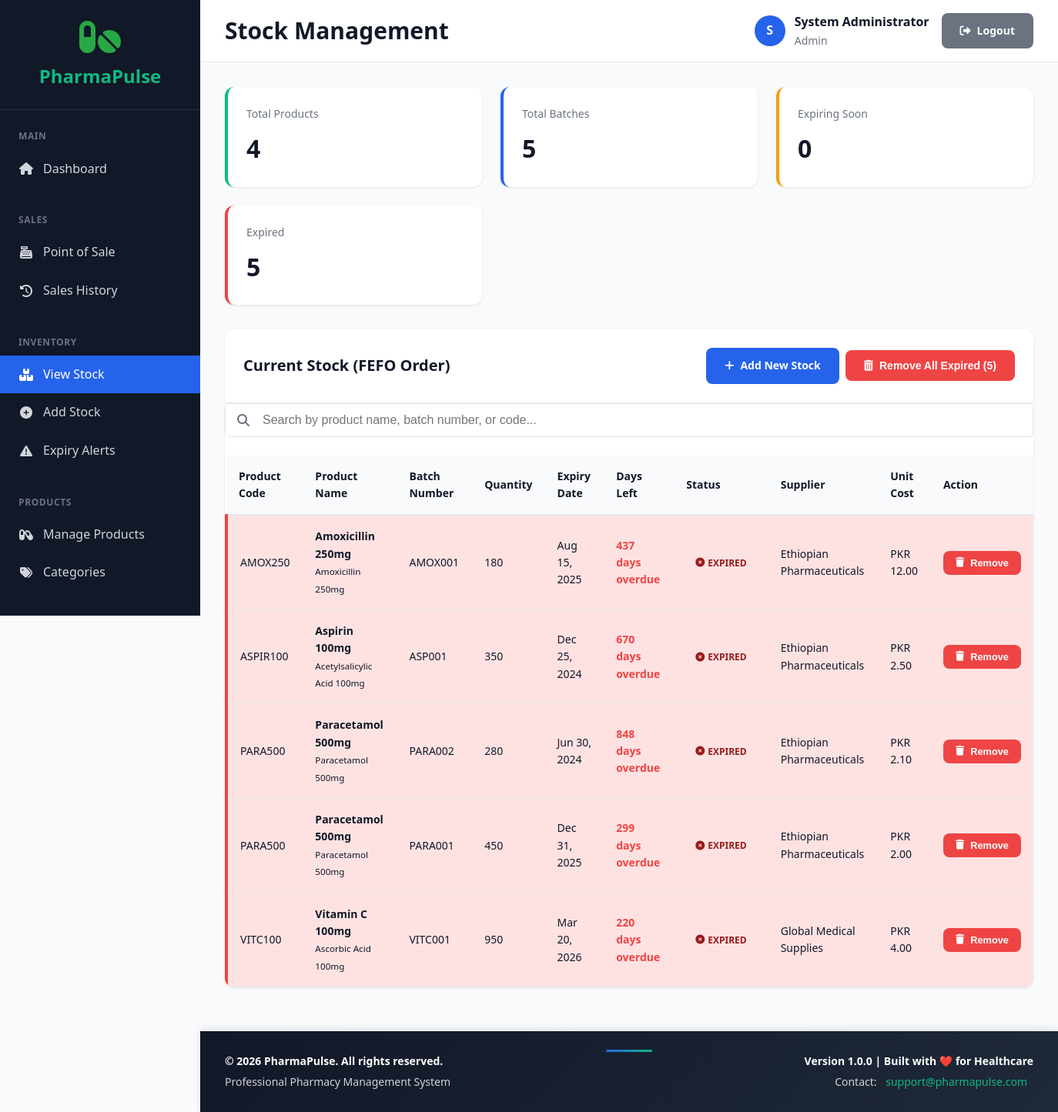
The page /modules/stock/view.php (signed in) on the database its author committed.
### tables this page shows
CREATE TABLE IF NOT EXISTS stock_batches (
    batch_id INT AUTO_INCREMENT PRIMARY KEY,
    product_id INT NOT NULL,
    supplier_id INT NOT NULL,
    batch_number VARCHAR(100) NOT NULL,
    quantity_received INT NOT NULL,
    quantity_remaining INT NOT NULL,
    unit_cost DECIMAL(10,2) NOT NULL,
    expiry_date DATE NOT NULL,
    manufacture_date DATE NULL,
    received_date DATE NOT NULL,
    received_by INT NOT NULL,
    notes TEXT,
    created_at TIMESTAMP DEFAULT CURRENT_TIMESTAMP,
    FOREIGN KEY (product_id) REFERENCES products(product_id) ON DELETE CASCADE,
    FOREIGN KEY (supplier_id) REFERENCES suppliers(supplier_id) ON DELETE RESTRICT,
    FOREIGN KEY (received_by) REFERENCES users(user_id) ON DELETE RESTRICT,
    INDEX idx_product_batch (product_id, batch_number),
    INDEX idx_expiry_date (expiry_date),
    INDEX idx_supplier (supplier_id)
);

CREATE TABLE IF NOT EXISTS products (
    product_id INT AUTO_INCREMENT PRIMARY KEY,
    product_code VARCHAR(50) NOT NULL UNIQUE,
    product_name VARCHAR(200) NOT NULL,
    generic_name VARCHAR(200),
    category_id INT NOT NULL,
    strength VARCHAR(50),
    dosage_form VARCHAR(50),
    unit_price DECIMAL(10,2) NOT NULL,
    reorder_level INT DEFAULT 10,
    requires_prescription BOOLEAN DEFAULT FALSE,
    is_active BOOLEAN DEFAULT TRUE,
    created_at TIMESTAMP DEFAULT CURRENT_TIMESTAMP,
    FOREIGN KEY (category_id) REFERENCES product_categories(category_id) ON DELETE RESTRICT,
    INDEX idx_product_code (product_code),
    INDEX idx_product_name (product_name),
    INDEX idx_category (category_id)
);

CREATE TABLE IF NOT EXISTS suppliers (
    supplier_id INT AUTO_INCREMENT PRIMARY KEY,
    supplier_name VARCHAR(100) NOT NULL,
    contact_person VARCHAR(100),
    phone VARCHAR(20),
    email VARCHAR(100),
    address TEXT,
    is_active BOOLEAN DEFAULT TRUE,
    created_at TIMESTAMP DEFAULT CURRENT_TIMESTAMP,
    INDEX idx_supplier_name (supplier_name)
);

### includes/auth.php (called while the page is built, shortened)
<?php
require_once __DIR__ . '/security.php';
function is_logged_in() {
    return isset($_SESSION['user_id']) && !empty($_SESSION['user_id']);
}
function has_role($required_role) {
    $user_role = $_SESSION['role'];
    if ($user_role === 'admin') {
        return true;
    }
    return $user_role === $required_role;
}

### includes/security.php (called while the page is built, shortened)
<?php
function clean($data) {
    return htmlspecialchars($data, ENT_QUOTES, 'UTF-8');
}

### modules/stock/view.php (the view, shortened to what this page needs)
<?php
$pdo = require __DIR__ . '/../../config/database.php';
require_once __DIR__ . '/../../includes/security.php';
require_once __DIR__ . '/../../includes/auth.php';
require_once __DIR__ . '/../../templates/header.php';
$query = "
    SELECT
        p.product_id,
        p.product_code,
        p.product_name,
        p.generic_name,
        p.strength,
        p.dosage_form,
        pc.category_name,
        sb.batch_id,
        sb.batch_number,
        sb.quantity_remaining,
        sb.expiry_date,
        sb.unit_cost,
        s.supplier_name,
        DATEDIFF(sb.expiry_date, CURDATE()) as days_to_expiry,
        CASE
            WHEN DATEDIFF(sb.expiry_date, CURDATE()) < 0 THEN 'expired'
            WHEN DATEDIFF(sb.expiry_date, CURDATE()) <= 30 THEN 'critical'
            WHEN DATEDIFF(sb.expiry_date, CURDATE()) <= 90 THEN 'warning'
            ELSE 'good'
        END as expiry_status
    FROM stock_batches sb
    INNER JOIN products p ON sb.product_id = p.product_id
    LEFT JOIN product_categories pc ON p.category_id = pc.category_id
    LEFT JOIN suppliers s ON sb.supplier_id = s.supplier_id
    WHERE sb.quantity_remaining > 0
    ORDER BY p.product_name ASC, sb.expiry_date ASC
";
try {
    $stmt = $pdo->query($query);
    $stock_items = $stmt->fetchAll();
} catch (PDOException $e) {
    $error_message = "Error fetching stock data: " . $e->getMessage();
    $stock_items = [];
}
$total_products = count(array_unique(array_column($stock_items, 'product_id')));
$total_batches = count($stock_items);
$expiring_soon = count(array_filter($stock_items, function($item) {
    return $item['expiry_status'] === 'critical' || $item['expiry_status'] === 'warning';
}));
$expired = count(array_filter($stock_items, function($item) {
    return $item['expiry_status'] === 'expired';
}));
?>
<div class="stats-grid">
    <div class="stat-card success">
        <div class="stat-label">Total Products</div>
        <div class="stat-value"><?php echo $total_products; ?></div>
    </div>
    <div class="stat-card">
        <div class="stat-label">Total Batches</div>
        <div class="stat-value"><?php echo $total_batches; ?></div>
    </div>
    <div class="stat-card warning">
        <div class="stat-label">Expiring Soon</div>
        <div class="stat-value"><?php echo $expiring_soon; ?></div>
    </div>
    <div class="stat-card danger">
        <div class="stat-label">Expired</div>
        <div class="stat-value"><?php echo $expired; ?></div>
    </div>
</div>
<div class="card">
    <div class="card-header">
        <h2 class="card-title">Current Stock (FEFO Order)</h2>
        <div class="card-actions">
            <?php if (has_role(['admin', 'pharmacist'])): ?>
            <a href="add.php" class="btn btn-primary">
                <i class="fas fa-plus"></i> Add New Stock
            </a>
            <?php endif; ?>
            <?php if (has_role('admin') && $expired > 0): ?>
            <form method="POST" style="display: inline;" onsubmit="return confirm('Remove ALL expired products? This action cannot be undone!')">
                <button type="submit" class="btn btn-danger">
                    <i class="fas fa-trash-alt"></i> Remove All Expired (<?php echo $expired; ?>)
                </button>
            </form>
            <?php endif; ?>
        </div>
    </div>
    <div class="search-box">
        <i class="fas fa-search search-icon"></i>
        <input type="text"
               id="stockSearch"
               class="form-control"
               placeholder="Search by product name, batch number, or code...">
    </div>
    <div class="table-container">
        <table class="data-table" id="stockTable">
            <thead>
                <tr>
                    <th>Product Code</th>
                    <th>Product Name</th>
                    <th>Batch Number</th>
                    <th>Quantity</th>
                    <th>Expiry Date</th>
                    <th>Days Left</th>
                    <th>Status</th>
                    <th>Supplier</th>
                    <th>Unit Cost</th>
                    <?php if (has_role('admin')): ?>
                    <th>Action</th>
                    <?php endif; ?>
                </tr>
            </thead>
            <tbody>
                <?php foreach ($stock_items as $item): ?>
                <tr class="<?php echo $item['expiry_status'] === 'expired' ? 'expired-row' : ''; ?>">
                    <td><?php echo clean($item['product_code']); ?></td>
                    <td>
                        <strong><?php echo clean($item['product_name']); ?></strong><br>
                        <small><?php echo clean($item['generic_name']); ?>
                               <?php echo clean($item['strength']); ?></small>
                    </td>
                    <td><?php echo clean($item['batch_number']); ?></td>
                    <td><?php echo clean($item['quantity_remaining']); ?></td>
                    <td><?php echo date('M d, Y', strtotime($item['expiry_date'])); ?></td>
                    <td>
                        <?php if ($item['expiry_status'] === 'expired'): ?>
                            <span style="color: var(--danger-color); font-weight: bold;">
                                <?php echo abs($item['days_to_expiry']); ?> days overdue
                            </span>
                        <?php else: ?>
                            <?php echo $item['days_to_expiry']; ?> days
                        <?php endif; ?>
                    </td>
                    <td>
                        <?php
                        $badge_class = [
                            'expired' => 'badge-danger',
                            'critical' => 'badge-danger',
                            'warning' => 'badge-warning',
                            'good' => 'badge-success'
                        ][$item['expiry_status']];
                        $badge_text = [
                            'expired' => 'EXPIRED',
                            'critical' => 'Critical',
                            'warning' => 'Warning',
                            'good' => 'Good'
                        ][$item['expiry_status']];
                        ?>
                        <span class="badge <?php echo $badge_class; ?>">
                            <?php if ($item['expiry_status'] === 'expired'): ?>
                                <i class="fas fa-times-circle"></i>
                            <?php endif; ?>
                            <?php echo $badge_text; ?>
                        </span>
                    </td>
                    <td><?php echo clean($item['supplier_name'] ?? 'N/A'); ?></td>
                    <td>PKR <?php echo number_format($item['unit_cost'], 2); ?></td>
                    <?php if (has_role('admin')): ?>
                    <td>
                        <?php if ($item['expiry_status'] === 'expired'): ?>
                        <form method="POST" style="display: inline;" onsubmit="return confirm('Remove this expired batch? This action cannot be undone!')">
                            <button type="submit" class="btn btn-danger btn-sm">
                                <i class="fas fa-trash"></i> Remove
                            </button>
                        </form>
                        <?php else: ?>
                        <span class="text-muted">-</span>
                        <?php endif; ?>
                    </td>
                    <?php endif; ?>
                </tr>
                <?php endforeach; ?>
            </tbody>
        </table>
    </div>
</div>
<?php require_once __DIR__ . '/../../templates/footer.php'; ?>

### assets/css/main.css (style rules this page uses)
:root { --primary-color: #2563eb; --primary-dark: #1e40af; --secondary-color: #10b981; --danger-color: #ef4444; --warning-color: #f59e0b; --success-color: #10b981; --dark-bg: #1f2937; --sidebar-bg: #111827; --content-bg: #f9fafb; --card-bg: #ffffff; --text-primary: #111827; --text-secondary: #6b7280; --border-color: #e5e7eb; --shadow: 0 1px 3px 0 rgba(0, 0, 0, 0.1); --shadow-lg: 0 10px 15px -3px rgba(0, 0, 0, 0.1); }
* { margin: 0; padding: 0; box-sizing: border-box; }
body { font-family: 'Segoe UI', Tahoma, Geneva, Verdana, sans-serif; background: var(--content-bg); color: var(--text-primary); line-height: 1.6; }
.card { background: var(--card-bg); border-radius: 12px; box-shadow: var(--shadow); overflow: hidden; margin-bottom: 1.5rem; }
.card-header { padding: 1.5rem; border-bottom: 1px solid var(--border-color); display: flex; justify-content: space-between; align-items: center; }
.card-title { font-size: 1.25rem; font-weight: 600; color: var(--text-primary); margin: 0; }
.card-actions { display: flex; gap: 0.5rem; align-items: center; }
.stats-grid { display: grid; grid-template-columns: repeat(auto-fit, minmax(250px, 1fr)); gap: 1.5rem; margin-bottom: 2rem; }
.stat-card { background: var(--card-bg); padding: 1.5rem; border-radius: 12px; box-shadow: var(--shadow); border-left: 4px solid var(--primary-color); transition: transform 0.2s; }
.stat-card.success { border-left-color: var(--success-color); }
.stat-card.warning { border-left-color: var(--warning-color); }
.stat-card.danger { border-left-color: var(--danger-color); }
.stat-label { display: flex; align-items: center; gap: 0.5rem; font-size: 0.875rem; color: var(--text-secondary); margin-bottom: 0.5rem; }
.stat-value { font-size: 2rem; font-weight: 700; color: var(--text-primary); }
.btn { display: inline-flex; align-items: center; gap: 0.5rem; padding: 0.75rem 1.5rem; border: none; border-radius: 8px; font-weight: 600; text-decoration: none; cursor: pointer; transition: all 0.2s; font-size: 0.875rem; }
.btn-primary { background: var(--primary-color); color: white; }
.btn-danger { background: var(--danger-color); color: white; }
.btn-sm { padding: 0.5rem 1rem; font-size: 0.8rem; }
.form-control { width: 100%; padding: 0.75rem; border: 1px solid var(--border-color); border-radius: 6px; font-size: 1rem; transition: border-color 0.2s; }
.table-container { overflow-x: auto; }
.data-table { width: 100%; border-collapse: collapse; font-size: 0.875rem; }
.data-table th { background: var(--content-bg); padding: 1rem; text-align: left; font-weight: 600; color: var(--text-primary); border-bottom: 2px solid var(--border-color); }
.data-table td { padding: 1rem; border-bottom: 1px solid var(--border-color); }
.badge { display: inline-flex; align-items: center; gap: 0.25rem; padding: 0.25rem 0.75rem; border-radius: 12px; font-size: 0.75rem; font-weight: 600; }
.badge-danger { background: #fee2e2; color: #991b1b; }
.search-box { position: relative; margin-bottom: 1.5rem; }
.search-icon { position: absolute; left: 1rem; top: 50%; transform: translateY(-50%); color: var(--text-secondary); }
.search-box .form-control { padding-left: 3rem; }

### modules/stock/view.php (style rules this page uses)
.expired-row { background-color: #fee2e2 !important; border-left: 4px solid var(--danger-color); }
.card-actions { display: flex; gap: 0.5rem; align-items: center; }
.card-actions form { margin: 0; }

### rows shown on the page
stock_batches: product.product_code "AMOX250", product.product_name "Amoxicillin 250mg", product.generic_name "Amoxicillin", product.strength "250mg", batch_number "AMOX001", quantity_remaining "180", expiry_date "Aug 15, 2025", days_to_expiry "437", badge_text "EXPIRED", supplier.supplier_name "Ethiopian Pharmaceuticals", unit_cost "12.00"
stock_batches: product.product_code "ASPIR100", product.product_name "Aspirin 100mg", product.generic_name "Acetylsalicylic Acid", product.strength "100mg", batch_number "ASP001", quantity_remaining "350", expiry_date "Dec 25, 2024", days_to_expiry "670", badge_text "EXPIRED", supplier.supplier_name "Ethiopian Pharmaceuticals", unit_cost "2.50"
stock_batches: product.product_code "PARA500", product.product_name "Paracetamol 500mg", product.generic_name "Paracetamol", product.strength "500mg", batch_number "PARA002", quantity_remaining "280", expiry_date "Jun 30, 2024", days_to_expiry "848", badge_text "EXPIRED", supplier.supplier_name "Ethiopian Pharmaceuticals", unit_cost "2.10"
stock_batches: product.product_code "PARA500", product.product_name "Paracetamol 500mg", product.generic_name "Paracetamol", product.strength "500mg", batch_number "PARA001", quantity_remaining "450", expiry_date "Dec 31, 2025", days_to_expiry "299", badge_text "EXPIRED", supplier.supplier_name "Ethiopian Pharmaceuticals", unit_cost "2.00"
stock_batches: product.product_code "VITC100", product.product_name "Vitamin C 100mg", product.generic_name "Ascorbic Acid", product.strength "100mg", batch_number "VITC001", quantity_remaining "950", expiry_date "Mar 20, 2026", days_to_expiry "220", badge_text "EXPIRED", supplier.supplier_name "Global Medical Supplies", unit_cost "4.00"

### other values the page prints
$page_title "Stock Management"
substr($current_user['full_name'], 0, 1) "S"
$current_user['full_name'] "System Administrator"
$current_user['role'] "Admin"
$total_products "4"
$total_batches "5"
$expiring_soon "0"
$expired "5"
